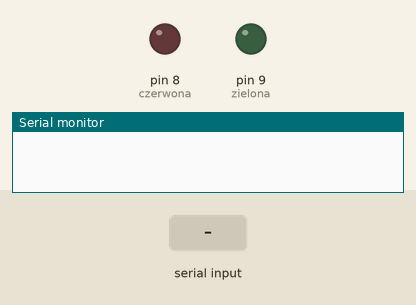
Bench run of a sketch on a simulated Arduino Uno, built with avr-gcc and run on an emulated ATmega328P. On the bench: output pins drawn as LEDs (lit = HIGH), the last lines printed to the serial monitor. Inputs (shaded band) come from the test bench.

Above: at 1.2 s.
1.3 s: "zielona\n" received over Serial
At 2.5 s:
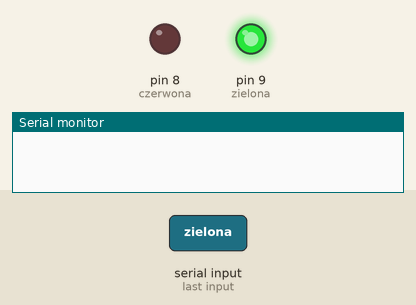
2.8 s: "czerwona\n" received over Serial
At 3.8 s:
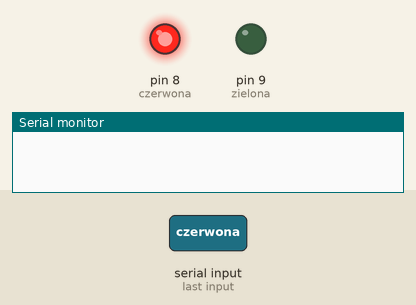
4.3 s: "1\n" received over Serial
At 4.7 s:
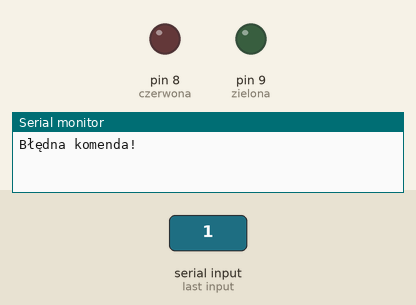
Timing chart, 0 to 7.3 s (numbered marks = the images above; inputs shaded):
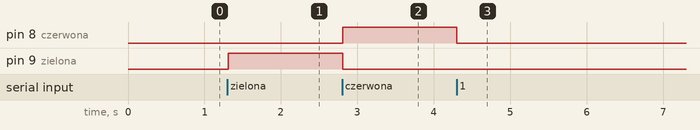

Measured:
- after the input at 1.3 s, pin 9 (zielona): LOW → HIGH at once
- after the input at 2.8 s, pin 8 (czerwona): LOW → HIGH at once; pin 9 (zielona): HIGH → LOW at once
- after the input at 4.3 s, pin 8 (czerwona): HIGH → LOW at once

The sketch:

Arduino_Podstawy_Komunikacja_z_PC_5_DiodkiKomendy.ino
```cpp
#define zielona 9
#define czerwona 8

String odebrane = "";
bool isZielonaON = false;
bool isCzerwonaON = false;

void setup() {
  Serial.begin(9600);
  pinMode(zielona, OUTPUT);
  pinMode(czerwona, OUTPUT);

  digitalWrite(zielona, LOW);
  digitalWrite(czerwona, LOW);
}

void loop() {
  if (Serial.available() > 0) {
    odebrane = Serial.readStringUntil('\n');

    if (odebrane == "zielona"){

      if(isZielonaON == true){
        isZielonaON = false;
        Serial.println("Zielona OFF");
        digitalWrite(zielona, LOW);
      } else {
        digitalWrite(zielona, HIGH);
        digitalWrite(czerwona, LOW);
        isZielonaON = true;
        isCzerwonaON = false;
      }

    } else if (odebrane == "czerwona"){

      if(isCzerwonaON == true){
        isCzerwonaON = false;
        Serial.println("Czerwona OFF");
        digitalWrite(czerwona, LOW);
      } else {
        digitalWrite(zielona, LOW);
        digitalWrite(czerwona, HIGH);
        isZielonaON = false;
        isCzerwonaON = true;
        }
      } else {
      Serial.println("Błędna komenda!");
      digitalWrite(zielona, LOW);
      digitalWrite(czerwona, LOW);
      isZielonaON = false;
      isCzerwonaON = false;
    }


  }

}
```
